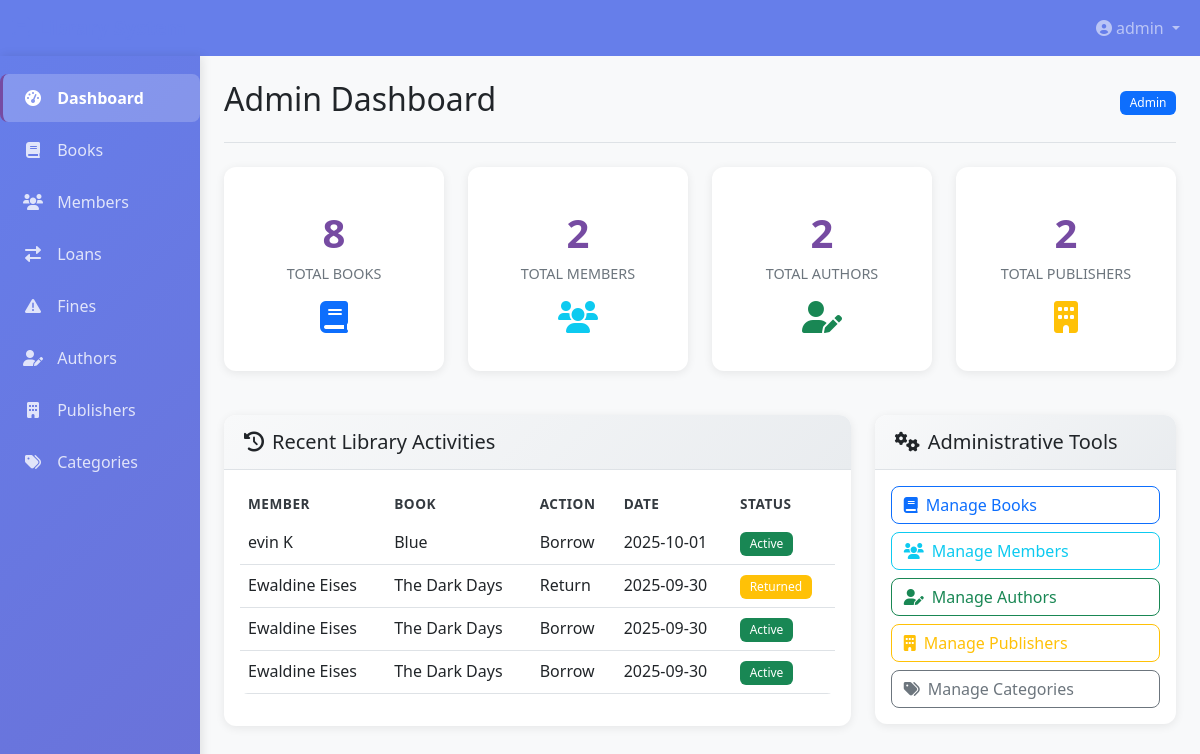
Page /dashboard (signed in) on the earlier database version.
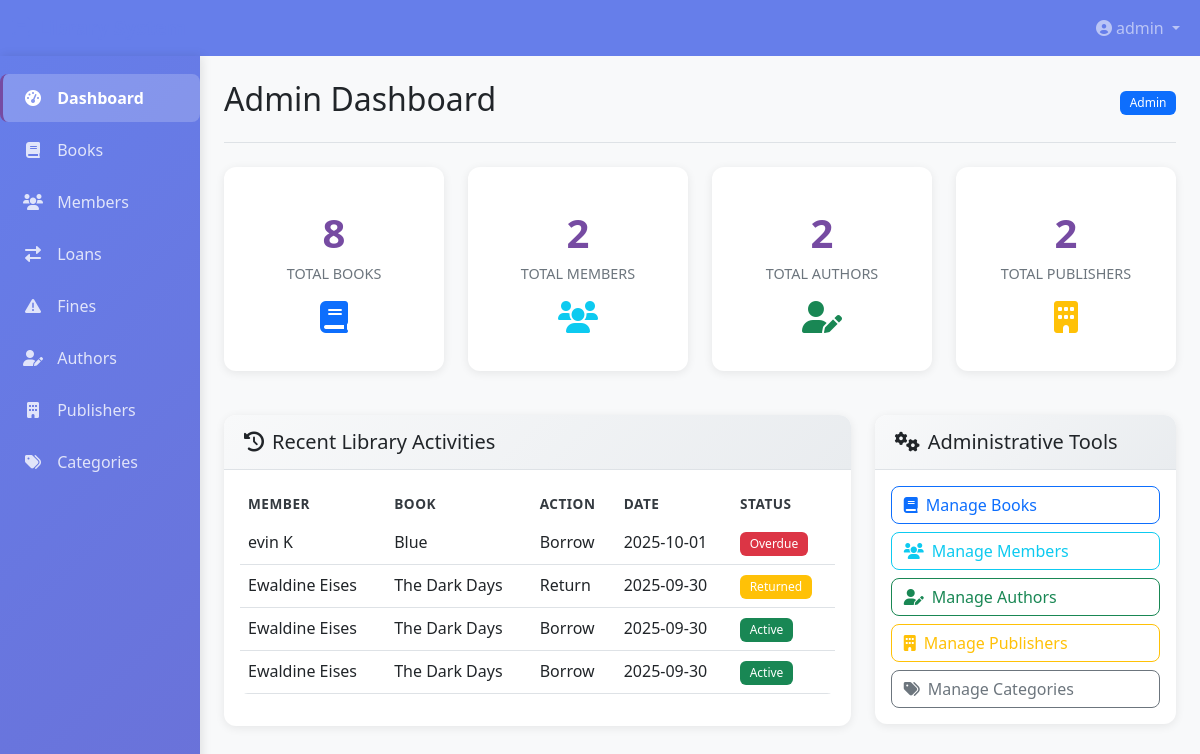
Same page on the later database version.
### app.py (models this page shows, shortened)
class Loan(db.Model):
    id = db.Column(db.Integer, primary_key=True)
    book_id = db.Column(db.String(10), db.ForeignKey('book.id'), nullable=False)
    member_id = db.Column(db.String(10), db.ForeignKey('member.id'), nullable=False)
    loan_date = db.Column(db.DateTime, nullable=False, default=datetime.utcnow)
    due_date = db.Column(db.DateTime, nullable=False)
    return_date = db.Column(db.DateTime)
    status = db.Column(db.String(20), nullable=False, default='active')
    renewed_count = db.Column(db.Integer, default=0)
    max_renewals = db.Column(db.Integer, default=2)
    created_at = db.Column(db.DateTime, default=datetime.utcnow)
    fine = db.relationship('Fine', backref='loan', uselist=False, lazy=True)
    @property
    def is_overdue(self):
        if self.return_date:
            return False
        return datetime.utcnow() > self.due_date
    @property
    def days_overdue(self):
        if self.return_date or not self.is_overdue:
            return 0
        return (datetime.utcnow() - self.due_date).days

class Member(db.Model):
    id = db.Column(db.String(10), primary_key=True)
    first_name = db.Column(db.String(100), nullable=False)
    last_name = db.Column(db.String(100), nullable=False)
    email = db.Column(db.String(120), unique=True, nullable=False)
    phone = db.Column(db.String(20), nullable=False)
    address = db.Column(db.Text, nullable=False)
    membership_type = db.Column(db.String(20), nullable=False, default='standard')  # standard, premium
    membership_status = db.Column(db.String(20), nullable=False, default='active')  # active, suspended, expired
    max_books = db.Column(db.Integer, nullable=False, default=3)
    user_id = db.Column(db.Integer, db.ForeignKey('user.id'), nullable=False)
    created_at = db.Column(db.DateTime, default=datetime.utcnow)
    loans = db.relationship('Loan', backref='member', lazy=True)
    fines = db.relationship('Fine', backref='member', lazy=True)
    @property
    def full_name(self):
        return f"{self.first_name} {self.last_name}"

class Book(db.Model):
    id = db.Column(db.String(10), primary_key=True)
    isbn = db.Column(db.String(20), unique=True, nullable=False)
    title = db.Column(db.String(300), nullable=False)
    edition = db.Column(db.String(50))
    publication_year = db.Column(db.Integer)
    pages = db.Column(db.Integer)
    language = db.Column(db.String(50), default='English')
    description = db.Column(db.Text)
    cover_image = db.Column(db.String(200))
    author_id = db.Column(db.Integer, db.ForeignKey('author.id'), nullable=False)
    publisher_id = db.Column(db.Integer, db.ForeignKey('publisher.id'), nullable=False)
    category_id = db.Column(db.Integer, db.ForeignKey('category.id'), nullable=False)
    total_copies = db.Column(db.Integer, nullable=False, default=1)
    available_copies = db.Column(db.Integer, nullable=False, default=1)
    location = db.Column(db.String(100))  # Shelf location
    created_at = db.Column(db.DateTime, default=datetime.utcnow)
    updated_at = db.Column(db.DateTime, default=datetime.utcnow, onupdate=datetime.utcnow)
    loans = db.relationship('Loan', backref='book', lazy=True)

### app.py (the view, shortened to what this page needs)
@app.route('/')
@app.route('/dashboard')
@login_required
def dashboard():
    update_overdue_loans()
    current_time = datetime.utcnow()
    total_books = db.session.query(func.count(Book.id)).scalar()
    total_members = db.session.query(func.count(Member.id)).scalar()
    total_authors = db.session.query(func.count(Author.id)).scalar()
    total_publishers = db.session.query(func.count(Publisher.id)).scalar()
    recent_activities = Loan.query.options(
        joinedload(Loan.book),
        joinedload(Loan.member)
    ).order_by(Loan.loan_date.desc()).limit(5).all()
    return render_template('dashboard.html',
                         title='Admin Dashboard',
                         total_books=total_books,
                         total_members=total_members,
                         total_authors=total_authors,
                         total_publishers=total_publishers,
                         recent_activities=recent_activities,
                         now=current_time)  # Add this line

### app.py (called while the page is built, shortened)
@app.context_processor
def inject_now():
    return {'now': datetime.utcnow()}

@login_manager.user_loader
def load_user(user_id):
    return User.query.get(int(user_id))

def calculate_fine(loan):
    if not loan.is_overdue or loan.return_date:
        return 0.0
    days_overdue = loan.days_overdue
    fine_per_day = 1.0  # $1 per day
    return round(days_overdue * fine_per_day, 2)

def update_overdue_loans():
    overdue_loans = Loan.query.filter(
        Loan.return_date == None,
        Loan.due_date < datetime.utcnow(),
        Loan.status == 'active'
    ).all()
    for loan in overdue_loans:
        loan.status = 'overdue'
        existing_fine = Fine.query.filter_by(loan_id=loan.id).first()
        if not existing_fine:
            fine_amount = calculate_fine(loan)
    db.session.commit()

### templates/dashboard.html (shortened to what the changed rows need)
{% extends "base.html" %}
{% block content %}
    {% if current_user.role == 'member' %}
        <div class="row">
            <div class="col-md-4">
                <div class="card">
                    <div class="card-header bg-primary text-white">
                        <h5 class="mb-0"><i class="fas fa-user me-2"></i>Member Information</h5>
                    </div>
                    <div class="card-body">
                        <div class="text-center mb-4">
                            <div class="bg-primary rounded-circle d-inline-flex align-items-center justify-content-center" style="width: 80px; height: 80px;">
                                <i class="fas fa-user text-white" style="font-size: 2rem;"></i>
                            </div>
                            <h4 class="mt-3">{{ member.full_name }}</h4>
                            <p class="text-muted">ID: {{ member.id }}</p>
                        </div>
                        <div class="list-group list-group-flush">
                            <div class="list-group-item d-flex justify-content-between align-items-center">
                                <span><i class="fas fa-id-card me-2 text-primary"></i>Membership</span>
                                <span class="badge bg-primary rounded-pill text-capitalize">{{ member.membership_type }}</span>
                            </div>
                            <div class="list-group-item d-flex justify-content-between align-items-center">
                                <span><i class="fas fa-book me-2 text-primary"></i>Current Loans</span>
                                <span class="fw-bold">{{ member.current_loans_count }}/{{ member.max_books }}</span>
                            </div>
                            <div class="list-group-item d-flex justify-content-between align-items-center">
                                <span><i class="fas fa-money-bill-wave me-2 text-primary"></i>Pending Fines</span>
                                <span class="fw-bold text-danger">${{ "%.2f"|format(member.total_fines_due) }}</span>
                            </div>
                            <div class="list-group-item d-flex justify-content-between align-items-center">
                                <span><i class="fas fa-envelope me-2 text-primary"></i>Email</span>
                                <small>{{ member.email }}</small>
                            </div>
                        </div>
                    </div>
                </div>
            </div>
            <div class="col-md-8">
                <div class="row">
                    <div class="col-md-6">
                        <div class="card stat-card">
                            <div class="card-body">
                                <div class="number">{{ member.current_loans_count }}</div>
                                <div class="label">Active Loans</div>
                                <i class="fas fa-book-open mt-3 text-primary" style="font-size: 2rem;"></i>
                            </div>
                        </div>
                    </div>
                    <div class="col-md-6">
                        <div class="card stat-card">
                            <div class="card-body">
                                <div class="number">${{ "%.2f"|format(member.total_fines_due) }}</div>
                                <div class="label">Pending Fines</div>
                                <i class="fas fa-money-bill-wave mt-3 text-danger" style="font-size: 2rem;"></i>
                            </div>
                        </div>
                    </div>
                </div>
                {% if active_loans %}
                <div class="card mt-4">
                    <div class="card-header">
                        <h5 class="mb-0"><i class="fas fa-book-open me-2"></i>Active Loans</h5>
                    </div>
                    <div class="card-body">
                        <div class="table-responsive">
                            <table class="table table-hover">
                                <thead>
                                    <tr>
                                        <th>Book Title</th>
                                        <th>Due Date</th>
                                        <th>Days Left</th>
                                        <th>Status</th>
                                        <th>Actions</th>
                                    </tr>
                                </thead>
                                <tbody>
                                    {% for loan in active_loans %}
                                    <tr>
                                        <td>{{ loan.book.title }}</td>
                                        <td>{{ loan.due_date.strftime('%Y-%m-%d') }}</td>
                                        <td>
                                            {% set days_left = (loan.due_date.date() - now.date()).days %}
                                            <span class="badge bg-{{ 'success' if days_left > 3 else 'warning' if days_left > 0 else 'danger' }}">
                                                {{ days_left }} days
                                            </span>
                                        </td>
                                        <td>
                                            <span class="badge bg-{{ 'success' if loan.status == 'active' else 'danger' }}">
                                                {{ loan.status|title }}
                                            </span>
                                        </td>
                                        <td>
                                            {% if loan.status == 'active' and loan.renewed_count < loan.max_renewals %}
                                            <button class="btn btn-sm btn-outline-primary renew-loan-btn" data-loan-id="{{ loan.id }}">
                                                <i class="fas fa-redo me-1"></i>Renew
                                            </button>
                                            {% endif %}
                                        </td>
                                    </tr>
                                    {% endfor %}
                                </tbody>
                            </table>
                        </div>
                    </div>
                </div>
                {% endif %}
                {% if pending_fines %}
                <div class="card mt-4">
                    <div class="card-header bg-warning text-dark">
                        <h5 class="mb-0"><i class="fas fa-exclamation-triangle me-2"></i>Pending Fines</h5>
                    </div>
                    <div class="card-body">
                        <div class="table-responsive">
                            <table class="table table-hover">
                                <thead>
                                    <tr>
                                        <th>Reason</th>
                                        <th>Amount</th>
                                        <th>Issued Date</th>
                                        <th>Actions</th>
                                    </tr>
                                </thead>
                                <tbody>
                                    {% for fine in pending_fines %}
                                    <tr>
                                        <td>{{ fine.reason|title }}</td>
                                        <td class="fw-bold text-danger">${{ "%.2f"|format(fine.amount) }}</td>
                                        <td>{{ fine.issued_date.strftime('%Y-%m-%d') }}</td>
                                        <td>
                                            <button class="btn btn-sm btn-success pay-fine-btn" data-fine-id="{{ fine.id }}">
                                                <i class="fas fa-credit-card me-1"></i>Pay
                                            </button>
                                        </td>
                                    </tr>
                                    {% endfor %}
                                </tbody>
                            </table>
                        </div>
                    </div>
                </div>
                {% endif %}
            </div>
        </div>
    {% else %}
        <div class="row mt-4">
            <div class="col-md-8">
                <div class="card">
                    <div class="card-body">
                        {% if recent_activities %}
                            <div class="table-responsive">
                                <table class="table table-hover">
                                    <thead>
                                        <tr>
                                            <th>Member</th>
                                            <th>Book</th>
                                            <th>Action</th>
                                            <th>Date</th>
                                            <th>Status</th>
                                        </tr>
                                    </thead>
                                    <tbody>
                                        {% for activity in recent_activities %}
                                        <tr>
                                            <td>{{ activity.member.full_name }}</td>
                                            <td>{{ activity.book.title }}</td>
                                            <td>
                                                {% if activity.return_date %}
                                                    Return
                                                {% else %}
                                                    Borrow
                                                {% endif %}
                                            </td>
                                            <td>{{ activity.loan_date.strftime('%Y-%m-%d') }}</td>
                                            <td>
                                                <span class="badge bg-{{ 'success' if activity.status == 'active' else 'warning' if activity.status == 'returned' else 'danger' }}">
                                                    {{ activity.status|title }}
                                                </span>
                                            </td>
                                        </tr>
                                        {% endfor %}
                                    </tbody>
                                </table>
                            </div>
                        {% else %}
                            <div class="text-center py-4">
                                <i class="fas fa-book-open fa-3x text-muted mb-3"></i>
                                <p class="text-muted">No recent activities.</p>
                            </div>
                        {% endif %}
                    </div>
                </div>
            </div>
        </div>
    {% endif %}
{% endblock %}

Differences in the rows shown:
changed Loan "evin K": status "Active" → "Overdue"
